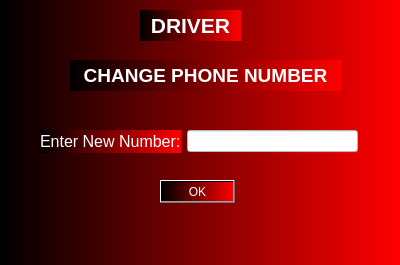
<?xml version="1.0" encoding="UTF-8"?>
<ui version="4.0">
 <class>DriverChangeNumber</class>
 <widget class="QDialog" name="DriverChangeNumber">
  <property name="geometry">
   <rect>
    <x>0</x>
    <y>0</y>
    <width>400</width>
    <height>265</height>
   </rect>
  </property>
  <property name="windowTitle">
   <string>Dialog</string>
  </property>
  <property name="styleSheet">
   <string notr="true">font: 8pt &quot;MS Reference Sans Serif&quot;;
background-color: qlineargradient(spread:pad, x1:0, y1:0, x2:1, y2:0, stop:0 rgba(0, 0, 0), stop:1 rgba(255, 0, 0));
color: rgb(255, 255, 255);</string>
  </property>
  <widget class="QPushButton" name="pushButton_OK">
   <property name="geometry">
    <rect>
     <x>160</x>
     <y>180</y>
     <width>75</width>
     <height>23</height>
    </rect>
   </property>
   <property name="text">
    <string>OK</string>
   </property>
  </widget>
  <widget class="QLabel" name="label_2">
   <property name="geometry">
    <rect>
     <x>140</x>
     <y>10</y>
     <width>101</width>
     <height>31</height>
    </rect>
   </property>
   <property name="text">
    <string>&lt;html&gt;&lt;head/&gt;&lt;body&gt;&lt;p align=&quot;center&quot;&gt;&lt;span style=&quot; font-size:16pt; font-weight:600;&quot;&gt;DRIVER&lt;/span&gt;&lt;/p&gt;&lt;/body&gt;&lt;/html&gt;</string>
   </property>
  </widget>
  <widget class="QLabel" name="label_3">
   <property name="geometry">
    <rect>
     <x>70</x>
     <y>60</y>
     <width>271</width>
     <height>31</height>
    </rect>
   </property>
   <property name="text">
    <string>&lt;html&gt;&lt;head/&gt;&lt;body&gt;&lt;p align=&quot;center&quot;&gt;&lt;span style=&quot; font-size:14pt; font-weight:600;&quot;&gt;CHANGE PHONE NUMBER&lt;/span&gt;&lt;/p&gt;&lt;/body&gt;&lt;/html&gt;</string>
   </property>
  </widget>
  <widget class="QWidget" name="">
   <property name="geometry">
    <rect>
     <x>40</x>
     <y>130</y>
     <width>318</width>
     <height>23</height>
    </rect>
   </property>
   <layout class="QHBoxLayout" name="horizontalLayout">
    <item>
     <widget class="QLabel" name="label">
      <property name="text">
       <string>&lt;html&gt;&lt;head/&gt;&lt;body&gt;&lt;p&gt;&lt;span style=&quot; font-size:12pt;&quot;&gt;Enter New Number:&lt;/span&gt;&lt;/p&gt;&lt;/body&gt;&lt;/html&gt;</string>
      </property>
     </widget>
    </item>
    <item>
     <widget class="QLineEdit" name="lineEdit_Number">
      <property name="styleSheet">
       <string notr="true">color: rgb(0, 0, 0);
background-color: rgb(255, 255, 255);</string>
      </property>
     </widget>
    </item>
   </layout>
  </widget>
 </widget>
 <resources/>
 <connections/>
</ui>
